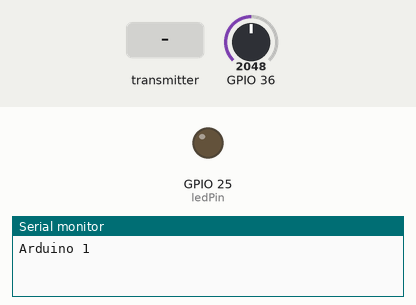
This sketch was run on a simulated ESP32. On the bench: output pins drawn as LEDs (lit = HIGH), the last lines printed to the serial monitor. The test bench sets the inputs (shaded band); at power-on: GPIO 36 = 2048. No radio packets arrive unless stated.

Above: at 1.2 s.
1.3 s: the transmitter starts sending buttonState = 1
At 1.9 s:
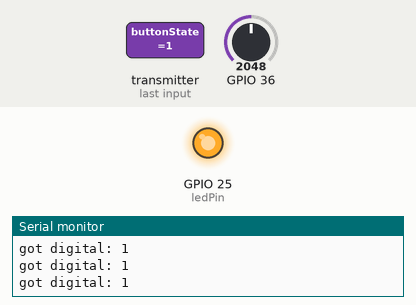
2.8 s: the transmitter starts sending buttonState = 0
At 4.1 s:
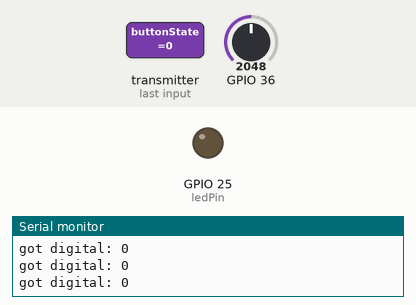
Timing chart, 0 to 5.8 s (numbered marks = the images above; inputs shaded):
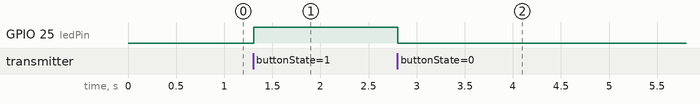

Measured:
- after the input at 1.3 s, GPIO 25 (ledPin): LOW → HIGH at once
- after the input at 2.8 s, GPIO 25 (ledPin): HIGH → LOW at once

The sketch:

rf24_bi-dir_tx_solution.ino
```cpp
/*
   Modified from code at: https://howtomechatronics.com/tutorials/arduino/arduino-wireless-communication-nrf24l01-tutorial/

  Example 2 - Transmitter Code by Dejan Nedelkovski, www.HowToMechatronics.com

  Library: TMRh20/RF24, https://github.com/tmrh20/RF24/
*/

#include <SPI.h>
#include <nRF24L01.h>
#include <RF24.h>


RF24 radio(0, 2); // CE, CSN
const byte addresses[][6] = {"11111", "22222"};

const int ledPin = 25;

void setup() {
  // set ledPin to be an output
  pinMode(ledPin, OUTPUT);
  // init the radio
  radio.begin();
  radio.openWritingPipe(addresses[1]); // 00001
  radio.openReadingPipe(1, addresses[0]); // 00002
  // power levels: RF24_PA_MIN, RF24_PA_LOW, RF24_PA_HIGH and RF24_PA_MAX
  radio.setPALevel(RF24_PA_HIGH);
  radio.setChannel(118);  // number between 0-124

  Serial.begin(9600);
  Serial.println("Arduino 1");

}


// bi-directional example
void loop() {
  // go into transmit mode mode
  radio.stopListening(); // cannot listen and write at the same time
  int potValue = analogRead(A0); // ESP32 pin 36
  int mappedValue = map(potValue, 0, 4095, 0, 255);
  radio.write(&mappedValue, sizeof(mappedValue));
  // Short delay while data transmits
  delay(5);

  // go back into listening mode
  radio.startListening();
  if (radio.available()) {
    while (radio.available()) {
      Serial.print("got digital: ");
      boolean buttonState = 0;
      radio.read(&buttonState, sizeof(buttonState));
      Serial.println(buttonState);
      // set led output based on receieved value
      // should be 1 or 0 (HIGH or LOW)
      digitalWrite(ledPin, buttonState);
    }
  }
  delay(5);
}
```
